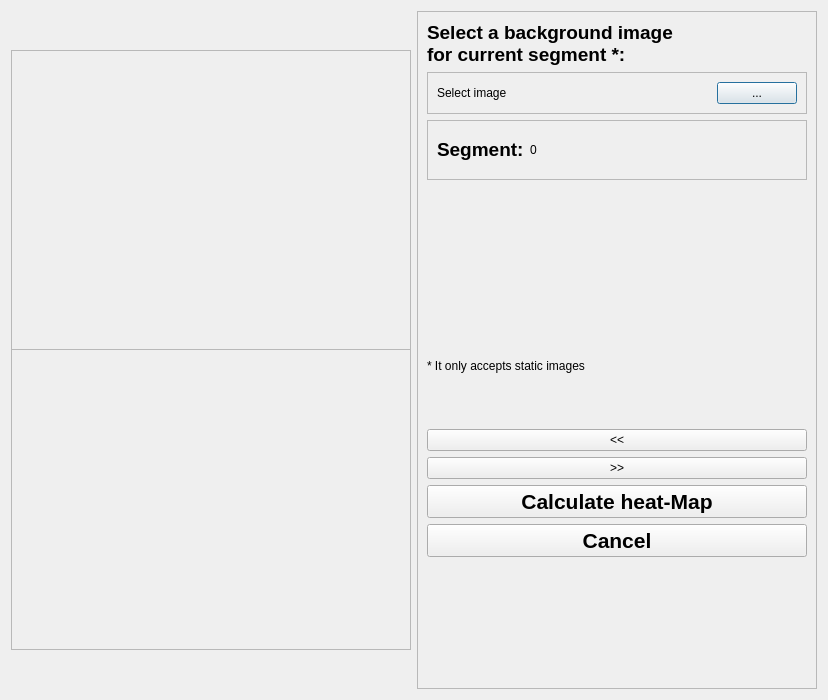
<?xml version="1.0" encoding="UTF-8"?>
<ui version="4.0">
 <class>DialogHeatMap</class>
 <widget class="QDialog" name="DialogHeatMap">
  <property name="geometry">
   <rect>
    <x>0</x>
    <y>0</y>
    <width>824</width>
    <height>700</height>
   </rect>
  </property>
  <property name="windowTitle">
   <string>Visualization of experimental segments</string>
  </property>
  <layout class="QHBoxLayout" name="horizontalLayout">
   <item>
    <widget class="QFrame" name="frame_2">
     <property name="minimumSize">
      <size>
       <width>400</width>
       <height>300</height>
      </size>
     </property>
     <property name="maximumSize">
      <size>
       <width>800</width>
       <height>600</height>
      </size>
     </property>
     <property name="frameShape">
      <enum>QFrame::StyledPanel</enum>
     </property>
     <property name="frameShadow">
      <enum>QFrame::Raised</enum>
     </property>
     <widget class="QLabel" name="lPanel_heatmap">
      <property name="geometry">
       <rect>
        <x>0</x>
        <y>0</y>
        <width>400</width>
        <height>300</height>
       </rect>
      </property>
      <property name="minimumSize">
       <size>
        <width>400</width>
        <height>300</height>
       </size>
      </property>
      <property name="maximumSize">
       <size>
        <width>800</width>
        <height>600</height>
       </size>
      </property>
      <property name="frameShape">
       <enum>QFrame::StyledPanel</enum>
      </property>
      <property name="frameShadow">
       <enum>QFrame::Plain</enum>
      </property>
      <property name="text">
       <string/>
      </property>
     </widget>
     <widget class="QLabel" name="lPanelBackground">
      <property name="geometry">
       <rect>
        <x>0</x>
        <y>0</y>
        <width>400</width>
        <height>300</height>
       </rect>
      </property>
      <property name="minimumSize">
       <size>
        <width>400</width>
        <height>300</height>
       </size>
      </property>
      <property name="maximumSize">
       <size>
        <width>800</width>
        <height>600</height>
       </size>
      </property>
      <property name="frameShape">
       <enum>QFrame::StyledPanel</enum>
      </property>
      <property name="frameShadow">
       <enum>QFrame::Plain</enum>
      </property>
      <property name="text">
       <string/>
      </property>
     </widget>
     <zorder>lPanelBackground</zorder>
     <zorder>lPanel_heatmap</zorder>
    </widget>
   </item>
   <item>
    <widget class="QFrame" name="frame">
     <property name="minimumSize">
      <size>
       <width>400</width>
       <height>0</height>
      </size>
     </property>
     <property name="maximumSize">
      <size>
       <width>400</width>
       <height>16777215</height>
      </size>
     </property>
     <property name="frameShape">
      <enum>QFrame::StyledPanel</enum>
     </property>
     <property name="frameShadow">
      <enum>QFrame::Raised</enum>
     </property>
     <layout class="QVBoxLayout" name="verticalLayout">
      <item>
       <widget class="QLabel" name="label_5">
        <property name="sizePolicy">
         <sizepolicy hsizetype="Fixed" vsizetype="Fixed">
          <horstretch>0</horstretch>
          <verstretch>0</verstretch>
         </sizepolicy>
        </property>
        <property name="minimumSize">
         <size>
          <width>0</width>
          <height>26</height>
         </size>
        </property>
        <property name="font">
         <font>
          <pointsize>14</pointsize>
          <weight>75</weight>
          <bold>true</bold>
         </font>
        </property>
        <property name="text">
         <string>Select a background image
for current segment *:</string>
        </property>
        <property name="wordWrap">
         <bool>true</bool>
        </property>
       </widget>
      </item>
      <item>
       <widget class="QFrame" name="frame_3">
        <property name="sizePolicy">
         <sizepolicy hsizetype="Preferred" vsizetype="Fixed">
          <horstretch>0</horstretch>
          <verstretch>0</verstretch>
         </sizepolicy>
        </property>
        <property name="frameShape">
         <enum>QFrame::StyledPanel</enum>
        </property>
        <property name="frameShadow">
         <enum>QFrame::Raised</enum>
        </property>
        <layout class="QHBoxLayout" name="horizontalLayout_2">
         <item>
          <widget class="QLabel" name="l_selectImage">
           <property name="text">
            <string>Select image</string>
           </property>
          </widget>
         </item>
         <item>
          <widget class="QPushButton" name="b_inputImage">
           <property name="sizePolicy">
            <sizepolicy hsizetype="Fixed" vsizetype="Fixed">
             <horstretch>0</horstretch>
             <verstretch>0</verstretch>
            </sizepolicy>
           </property>
           <property name="text">
            <string>...</string>
           </property>
          </widget>
         </item>
        </layout>
       </widget>
      </item>
      <item>
       <widget class="QFrame" name="frame_4">
        <property name="maximumSize">
         <size>
          <width>16777215</width>
          <height>60</height>
         </size>
        </property>
        <property name="frameShape">
         <enum>QFrame::StyledPanel</enum>
        </property>
        <property name="frameShadow">
         <enum>QFrame::Raised</enum>
        </property>
        <layout class="QHBoxLayout" name="horizontalLayout_3">
         <item>
          <widget class="QLabel" name="label_3">
           <property name="sizePolicy">
            <sizepolicy hsizetype="Fixed" vsizetype="Fixed">
             <horstretch>0</horstretch>
             <verstretch>0</verstretch>
            </sizepolicy>
           </property>
           <property name="font">
            <font>
             <pointsize>14</pointsize>
             <weight>75</weight>
             <bold>true</bold>
            </font>
           </property>
           <property name="text">
            <string>Segment:</string>
           </property>
          </widget>
         </item>
         <item>
          <widget class="QLabel" name="lSegment">
           <property name="sizePolicy">
            <sizepolicy hsizetype="Preferred" vsizetype="Fixed">
             <horstretch>0</horstretch>
             <verstretch>0</verstretch>
            </sizepolicy>
           </property>
           <property name="text">
            <string>0</string>
           </property>
          </widget>
         </item>
        </layout>
       </widget>
      </item>
      <item>
       <widget class="QLabel" name="lProcess">
        <property name="text">
         <string/>
        </property>
       </widget>
      </item>
      <item>
       <widget class="QLabel" name="label_6">
        <property name="sizePolicy">
         <sizepolicy hsizetype="Fixed" vsizetype="Fixed">
          <horstretch>0</horstretch>
          <verstretch>0</verstretch>
         </sizepolicy>
        </property>
        <property name="minimumSize">
         <size>
          <width>380</width>
          <height>115</height>
         </size>
        </property>
        <property name="maximumSize">
         <size>
          <width>380</width>
          <height>115</height>
         </size>
        </property>
        <property name="text">
         <string>* It only accepts static images</string>
        </property>
       </widget>
      </item>
      <item>
       <widget class="QPushButton" name="b_prevSegment">
        <property name="text">
         <string>&lt;&lt;</string>
        </property>
       </widget>
      </item>
      <item>
       <widget class="QPushButton" name="b_nextSegment">
        <property name="text">
         <string>&gt;&gt;</string>
        </property>
       </widget>
      </item>
      <item>
       <widget class="QPushButton" name="b_heatmap">
        <property name="font">
         <font>
          <pointsize>16</pointsize>
          <weight>75</weight>
          <bold>true</bold>
         </font>
        </property>
        <property name="text">
         <string>Calculate heat-Map</string>
        </property>
       </widget>
      </item>
      <item>
       <widget class="QPushButton" name="b_cancel">
        <property name="font">
         <font>
          <pointsize>16</pointsize>
          <weight>75</weight>
          <bold>true</bold>
         </font>
        </property>
        <property name="text">
         <string>Cancel</string>
        </property>
       </widget>
      </item>
      <item>
       <widget class="QLabel" name="lPanelMissingData">
        <property name="text">
         <string/>
        </property>
       </widget>
      </item>
     </layout>
    </widget>
   </item>
  </layout>
 </widget>
 <resources/>
 <connections/>
</ui>
